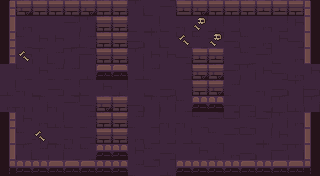

A level layout from a 2D game, rendered from its tile map. Below: a short description, then the map file with its tile-grid data intact:
An orthogonal 20x11 tile map with 16x16 px tiles, 6 tile layers (ground, dressing, decor, walls, ...) and 12 objects (5x ENTRY, 5x ENEMY, 2x PROP).

<map version="1.10" tiledversion="1.10.2" orientation="orthogonal" renderorder="right-down" width="20" height="11" tilewidth="16" tileheight="16" infinite="0" nextlayerid="8" nextobjectid="13">
 <tileset firstgid="1" name="dungeon" tilewidth="16" tileheight="16" tilecount="100" columns="10">
  <image source="../../../gfx/tiles/depths/dungeon_tileset.png" width="160" height="160" />
 </tileset>
 <layer id="1" name="ground" width="20" height="11">
  <data encoding="csv">
17,7,18,18,19,9,27,30,29,20,28,29,17,27,7,7,20,19,30,9,
29,27,19,19,28,29,20,28,20,8,20,30,7,8,17,19,27,17,18,27,
28,10,18,18,17,7,10,20,9,29,20,10,10,28,9,10,27,18,9,29,
27,18,29,7,29,28,30,18,29,18,18,9,18,27,19,10,28,20,27,10,
19,10,18,7,7,8,27,30,17,7,19,17,8,9,28,29,18,9,27,18,
8,30,20,9,17,20,18,8,19,20,9,19,17,28,7,19,30,9,29,9,
27,30,29,30,28,9,8,18,9,29,29,10,28,29,9,9,17,29,8,29,
8,18,27,8,20,7,19,20,7,17,30,30,10,28,28,7,28,29,27,29,
28,10,30,20,30,9,29,7,27,17,17,17,20,10,28,28,8,18,19,30,
19,29,7,29,10,10,8,28,18,10,9,19,18,8,27,9,29,28,29,30,
28,20,10,27,8,30,28,28,7,28,8,17,27,29,19,8,8,30,20,28
</data>
 </layer>
 <layer id="2" name="dressing" width="20" height="11">
  <data encoding="csv">
0,0,0,0,0,0,0,0,0,0,0,0,0,0,0,0,0,0,0,0,
0,0,0,0,0,0,0,0,0,0,0,0,78,0,0,0,0,0,0,0,
0,0,0,0,0,0,0,0,0,0,0,69,0,78,0,0,0,0,0,0,
0,69,0,0,0,0,0,0,0,0,0,0,0,0,0,0,0,0,0,0,
0,0,0,0,0,0,0,0,0,0,0,0,0,0,0,0,0,0,0,0,
0,0,0,0,0,0,0,0,0,0,0,0,0,0,0,0,0,0,0,0,
0,0,0,0,0,0,0,0,0,0,0,0,0,0,0,0,0,0,0,0,
0,0,0,0,0,0,0,0,0,0,0,0,0,0,0,0,0,0,0,0,
0,0,69,0,0,0,0,0,0,0,0,0,0,0,0,0,0,0,0,0,
0,0,0,0,0,0,0,0,0,0,0,0,0,0,0,0,0,0,0,0,
0,0,0,0,0,0,0,0,0,0,0,0,0,0,0,0,0,0,0,0
</data>
 </layer>
 <layer id="3" name="decor" width="20" height="11">
  <data encoding="csv">
0,0,0,0,0,0,0,0,0,0,0,0,0,0,0,0,0,0,0,0,
0,0,0,0,0,0,0,0,0,0,0,0,0,0,0,0,0,0,0,0,
0,0,0,0,0,0,0,0,0,0,0,0,0,0,0,0,0,0,0,0,
0,0,0,0,0,0,0,0,0,0,0,0,0,0,0,0,0,0,0,0,
0,0,0,0,0,0,0,0,0,0,0,0,0,0,0,0,0,0,0,0,
0,0,0,0,0,0,0,0,0,0,0,0,0,0,0,0,0,0,0,0,
0,0,0,0,0,0,0,0,0,0,0,0,0,0,0,0,0,0,0,0,
0,0,0,0,0,0,0,0,0,0,0,0,0,0,0,0,0,0,0,0,
0,0,0,0,0,0,0,0,0,0,0,0,0,0,0,0,0,0,0,0,
0,0,0,0,0,0,0,0,0,0,0,0,0,0,0,0,0,0,0,0,
0,0,0,0,0,0,0,0,0,0,0,0,0,0,0,0,0,0,0,0
</data>
 </layer>
 <layer id="4" name="walls" width="20" height="11">
  <data encoding="csv">
1,4,2,5,2,4,2,2,0,0,0,3,4,2,2,2,3,3,2,6,
11,0,0,0,0,0,0,0,0,0,0,0,0,0,0,0,0,0,0,16,
21,0,0,0,0,0,0,0,0,0,0,0,0,0,0,0,0,0,0,16,
21,0,0,0,0,0,0,0,0,0,0,0,0,0,0,0,0,0,0,36,
0,0,0,0,0,0,0,0,0,0,0,0,0,0,0,0,0,0,0,0,
0,0,0,0,0,0,0,0,0,0,0,0,0,0,0,0,0,0,0,0,
0,0,0,0,0,0,0,0,0,0,0,0,0,0,0,0,0,0,0,0,
21,0,0,0,0,0,0,0,0,0,0,0,0,0,0,0,0,0,0,16,
31,0,0,0,0,0,0,0,0,0,0,0,0,0,0,0,0,0,0,16,
11,0,0,0,0,0,0,0,0,0,0,0,0,0,0,0,0,0,0,16,
41,44,44,42,42,42,43,44,0,0,0,44,44,44,43,42,43,42,45,46
</data>
 </layer>
 <layer id="5" name="props" width="20" height="11">
  <data encoding="csv">
0,0,0,0,0,0,0,0,0,0,0,0,0,0,0,0,0,0,0,0,
0,0,0,0,0,0,2,5,0,0,0,0,0,0,0,0,0,0,0,0,
0,0,0,0,0,0,2,2,0,0,0,0,0,0,0,0,0,0,0,0,
0,0,0,0,0,0,5,2,0,0,0,0,3,3,0,0,0,0,0,0,
0,0,0,0,0,0,45,42,0,0,0,0,4,4,0,0,0,0,0,0,
0,0,0,0,0,0,0,0,0,0,0,0,2,4,0,0,0,0,0,0,
0,0,0,0,0,0,4,5,0,0,0,0,43,43,0,0,0,0,0,0,
0,0,0,0,0,0,2,5,0,0,0,0,0,0,0,0,0,0,0,0,
0,0,0,0,0,0,2,2,0,0,0,0,0,0,0,0,0,0,0,0,
0,0,0,0,0,0,43,43,0,0,0,0,0,0,0,0,0,0,0,0,
0,0,0,0,0,0,0,0,0,0,0,0,0,0,0,0,0,0,0,0
</data>
 </layer>
 <layer id="6" name="overhead" width="20" height="11">
  <data encoding="csv">
0,0,0,0,0,0,0,0,0,0,0,0,0,0,0,0,0,0,0,0,
0,0,0,0,0,0,0,0,0,0,0,0,0,0,0,0,0,0,0,0,
0,0,0,0,0,0,0,0,0,0,0,0,0,0,0,0,0,0,0,0,
0,0,0,0,0,0,0,0,0,0,0,0,0,0,0,0,0,0,0,0,
0,0,0,0,0,0,0,0,0,0,0,0,0,0,0,0,0,0,0,0,
0,0,0,0,0,0,0,0,0,0,0,0,0,0,0,0,0,0,0,0,
0,0,0,0,0,0,0,0,0,0,0,0,0,0,0,0,0,0,0,0,
0,0,0,0,0,0,0,0,0,0,0,0,0,0,0,0,0,0,0,0,
0,0,0,0,0,0,0,0,0,0,0,0,0,0,0,0,0,0,0,0,
0,0,0,0,0,0,0,0,0,0,0,0,0,0,0,0,0,0,0,0,
0,0,0,0,0,0,0,0,0,0,0,0,0,0,0,0,0,0,0,0
</data>
 </layer>
 <objectgroup id="7" name="spawns">
  <object id="1" name="UP" type="ENTRY" x="152" y="24" />
  <object id="2" name="DOWN" type="ENTRY" x="152" y="152" />
  <object id="3" name="LEFT" type="ENTRY" x="24" y="88" />
  <object id="4" name="RIGHT" type="ENTRY" x="296" y="88" />
  <object id="5" name="" type="ENTRY" x="168" y="88" />
  <object id="6" name="" type="ENEMY" x="152" y="120" />
  <object id="7" name="" type="ENEMY" x="72" y="120" />
  <object id="8" name="" type="ENEMY" x="248" y="120" />
  <object id="9" name="" type="ENEMY" x="120" y="88" />
  <object id="10" name="" type="ENEMY" x="248" y="56" />
  <object id="11" name="torch" type="PROP" x="56" y="168" />
  <object id="12" name="torch" type="PROP" x="264" y="168" />
 </objectgroup>
</map>
